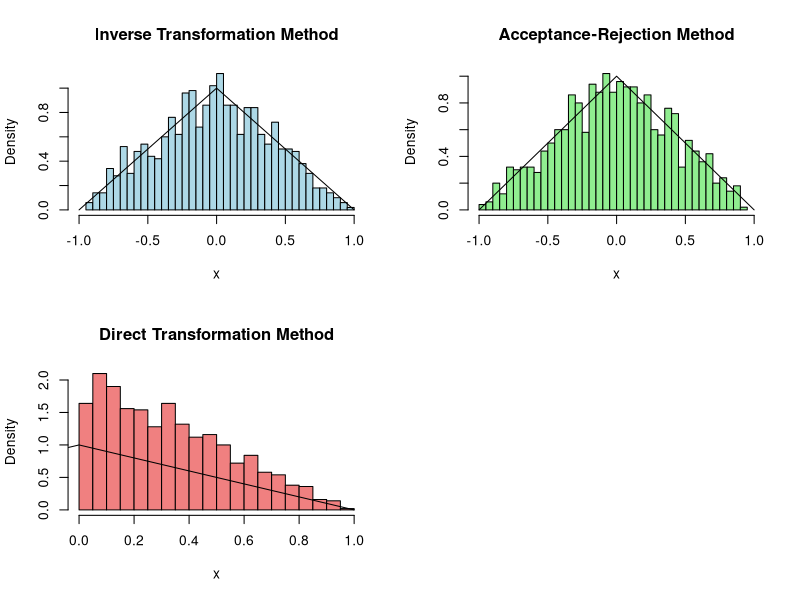
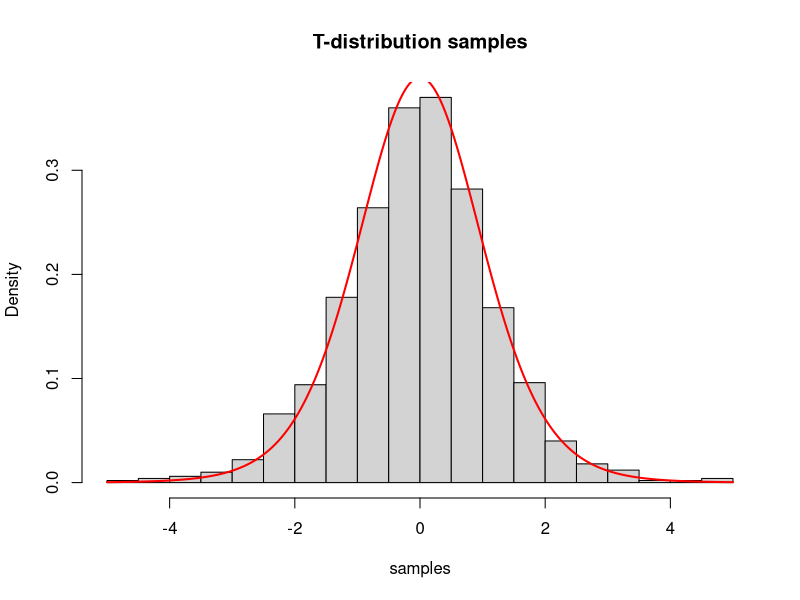
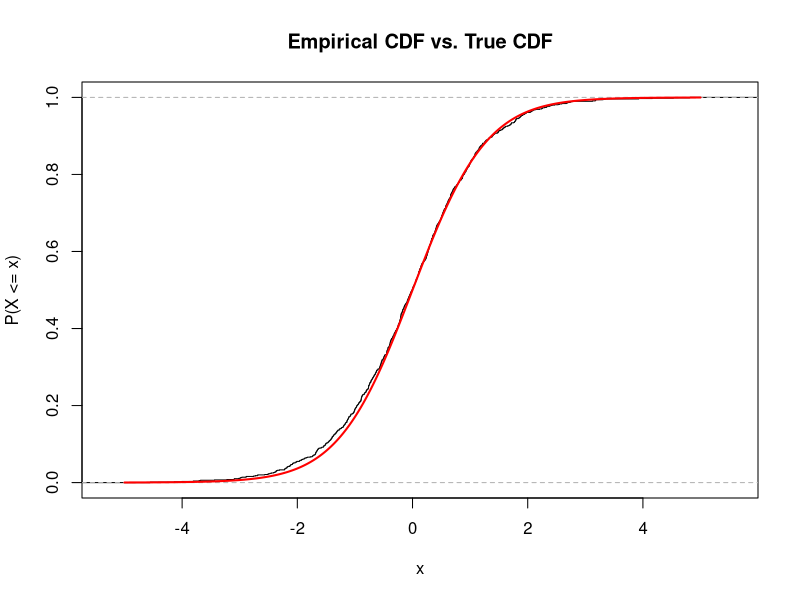
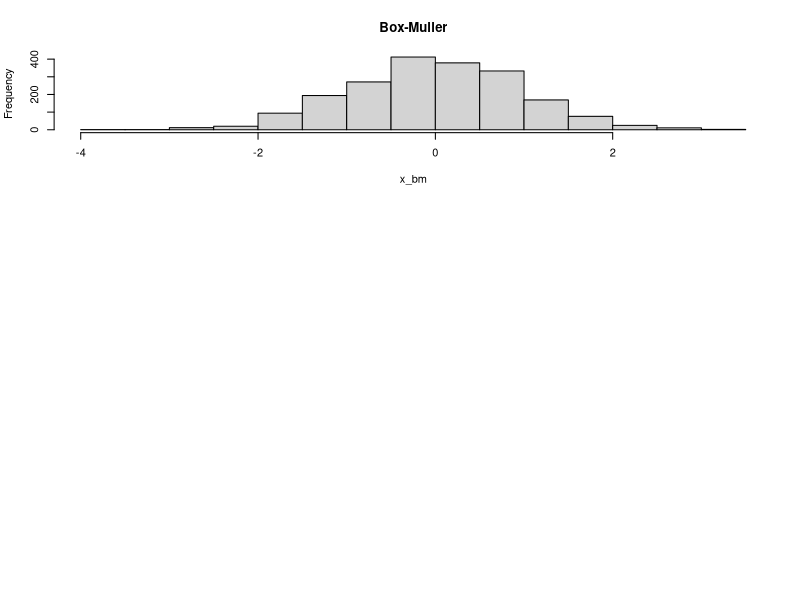

Generate these figures, in order, with R:
## ---- chunk 1
library(ggplot2)
set.seed(808)
## ---- chunk 2
# (a) Inverse Transformation Method
inverse_transform <- function(n) {
  u <- runif(n)
  x <- ifelse(u <= 0.5, sqrt(2 * u) - 1, 1 - sqrt(2 * (1 - u)))
  return(x)
}
# Generate n random variables
n <- 1000
rv_it <- inverse_transform(n)



# (b) Acceptance-Rejection Method
random_acceptance_rejection <- function(n) {
  c <- 2  # Upper bound on f(x)/g(x)
  x <- numeric(n)
  i <- 1
  while (i <= n) {
    u1 <- runif(1)
    u2 <- runif(1)
    x_candidate <- -1 + 2 * u1
    if (u2 <= (1 - abs(x_candidate)) / (c * 0.5)) {
      x[i] <- x_candidate
      i <- i + 1
    }
  }
  return(x)
}
# Generate n random variables
rv_ar <- random_acceptance_rejection(n)



# (c) Direct Transformation Method
random_direct_transformation <- function(n) {
  x <- runif(n)
  y <- runif(n)
  z <- ifelse(y <= x, x - y, y - x)
  return(z)
}
# Generate n random variables
rv_dt <- random_direct_transformation(n)

# (d) Plot and compare all the histograms
par(mfrow = c(2, 2))

y <- seq(-1, 1, .01)

hist(rv_it, breaks = 30, xlab = "x",
  freq = FALSE, main = "Inverse Transformation Method",
  col = "lightblue", xlim = c(-1, 1)
)
lines(y, 1 - abs(y)) # Density  curve

hist(rv_ar, freq = FALSE, breaks = 30, xlab = "x",
     main = "Acceptance-Rejection Method", col = "lightgreen", xlim = c(-1, 1))
lines(y, 1 - abs(y)) # Density  curve

hist(rv_dt, freq = FALSE, breaks = 30, xlab = "x",
     main = "Direct Transformation Method", col = "lightcoral", xlim = c(0, 1))
lines(y, 1 - abs(y)) # Density  curve

par(mfrow = c(1, 1))  # Reset plotting parameters
## ---- chunk 3
# (a)
t_distribution_generator <- function(n, df) {
  # Generate normal samples
  z <- rnorm(n)
  # Calculate Chi-squared samples
  chi2 <- rchisq(n, df = df)
  # Apply the formula
  t <- z / sqrt(chi2 / df)
  return(t)
}

# (b)
n <- 1000
df <- 10

# Generate samples and true density
samples <- t_distribution_generator(n, df)
x <- seq(-5, 5, length = n)
theoretical_density <- dt(x, df = df)

# Plot histogram and density
hist(samples, main = "T-distribution samples", breaks = 20, freq = FALSE)
lines(x, theoretical_density, col = "red", lwd = 2)

# (c)
# Calculate empirical CDF
ecdf <- ecdf(samples)

# Plot empirical and true CDF
plot(ecdf, main = "Empirical CDF vs. True CDF", xlab = "x", ylab = "P(X <= x)")
lines(x, pt(x, df = df), col = "red", lwd = 2)
## ---- chunk 4
# (a) Box-Muller
box_muller_algo <- function(n) {
  u1 <- runif(n)
  u2 <- runif(n)
  x1 <- sqrt(-2 * log(u1)) * cos(2 * pi * u2)
  x2 <- sqrt(-2 * log(u1)) * sin(2 * pi * u2)
  return(c(x1, x2))
}



# (b)
# Cauchy distribution inverse-transform method
inverse_cauchy <- function(n, sigma = 1, mu = 0) {
  u <- runif(n)
  ca <- sigma * tan(pi * (u - (1 / 2))) + mu
  return(ca)
}


# (d) Histograms
n <- 1000
x_bm <- box_muller_algo(n)

par(mfrow = c(3, 1))  # Plot multiple histograms
hist(x_bm, main = "Box-Muller")

par(mfrow = c(1, 1))  # Reset plotting parameters
## ---- chunk 5

## ---- chunk 6

